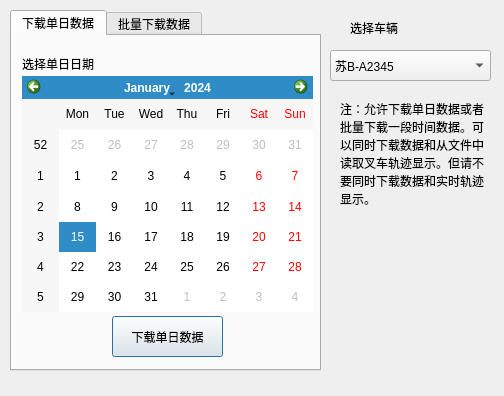
<?xml version="1.0" encoding="UTF-8"?>
<ui version="4.0">
 <class>DialogReadFile</class>
 <widget class="QDialog" name="DialogReadFile">
  <property name="geometry">
   <rect>
    <x>0</x>
    <y>0</y>
    <width>504</width>
    <height>396</height>
   </rect>
  </property>
  <property name="windowTitle">
   <string>Dialog</string>
  </property>
  <widget class="QComboBox" name="comboBox">
   <property name="geometry">
    <rect>
     <x>330</x>
     <y>50</y>
     <width>161</width>
     <height>31</height>
    </rect>
   </property>
   <item>
    <property name="text">
     <string>苏B-A2345</string>
    </property>
   </item>
   <item>
    <property name="text">
     <string>苏B-A5339</string>
    </property>
   </item>
  </widget>
  <widget class="QLabel" name="label_2">
   <property name="geometry">
    <rect>
     <x>350</x>
     <y>20</y>
     <width>72</width>
     <height>15</height>
    </rect>
   </property>
   <property name="text">
    <string>选择车辆</string>
   </property>
  </widget>
  <widget class="QLabel" name="label_5">
   <property name="geometry">
    <rect>
     <x>340</x>
     <y>100</y>
     <width>151</width>
     <height>121</height>
    </rect>
   </property>
   <property name="text">
    <string>注：允许下载单日数据或者批量下载一段时间数据。可以同时下载数据和从文件中读取叉车轨迹显示。但请不要同时下载数据和实时轨迹显示。</string>
   </property>
   <property name="alignment">
    <set>Qt::AlignLeading|Qt::AlignLeft|Qt::AlignTop</set>
   </property>
   <property name="wordWrap">
    <bool>true</bool>
   </property>
  </widget>
  <widget class="QTabWidget" name="tabWidget">
   <property name="geometry">
    <rect>
     <x>10</x>
     <y>10</y>
     <width>311</width>
     <height>361</height>
    </rect>
   </property>
   <property name="currentIndex">
    <number>0</number>
   </property>
   <widget class="QWidget" name="tab">
    <attribute name="title">
     <string>下载单日数据</string>
    </attribute>
    <widget class="QLabel" name="label">
     <property name="geometry">
      <rect>
       <x>10</x>
       <y>20</y>
       <width>101</width>
       <height>16</height>
      </rect>
     </property>
     <property name="text">
      <string>选择单日日期</string>
     </property>
    </widget>
    <widget class="QCalendarWidget" name="calendarWidget">
     <property name="geometry">
      <rect>
       <x>10</x>
       <y>40</y>
       <width>291</width>
       <height>236</height>
      </rect>
     </property>
    </widget>
    <widget class="QPushButton" name="btnReadFileSet">
     <property name="geometry">
      <rect>
       <x>100</x>
       <y>280</y>
       <width>111</width>
       <height>41</height>
      </rect>
     </property>
     <property name="text">
      <string>下载单日数据</string>
     </property>
    </widget>
   </widget>
   <widget class="QWidget" name="tab_2">
    <attribute name="title">
     <string>批量下载数据</string>
    </attribute>
    <widget class="QLabel" name="label_3">
     <property name="geometry">
      <rect>
       <x>10</x>
       <y>20</y>
       <width>251</width>
       <height>16</height>
      </rect>
     </property>
     <property name="text">
      <string>选择日期区间(日期格式如20190601)</string>
     </property>
    </widget>
    <widget class="QLineEdit" name="leFirstDate">
     <property name="geometry">
      <rect>
       <x>10</x>
       <y>50</y>
       <width>113</width>
       <height>21</height>
      </rect>
     </property>
    </widget>
    <widget class="QLineEdit" name="leLastDate">
     <property name="geometry">
      <rect>
       <x>150</x>
       <y>50</y>
       <width>113</width>
       <height>21</height>
      </rect>
     </property>
    </widget>
    <widget class="QLabel" name="label_4">
     <property name="geometry">
      <rect>
       <x>130</x>
       <y>50</y>
       <width>21</width>
       <height>16</height>
      </rect>
     </property>
     <property name="text">
      <string>至</string>
     </property>
    </widget>
    <widget class="QPushButton" name="btnDownloadPeriodData">
     <property name="geometry">
      <rect>
       <x>80</x>
       <y>110</y>
       <width>111</width>
       <height>41</height>
      </rect>
     </property>
     <property name="text">
      <string>下载批量数据</string>
     </property>
    </widget>
   </widget>
  </widget>
 </widget>
 <resources/>
 <connections>
  <connection>
   <sender>btnReadFileSet</sender>
   <signal>clicked()</signal>
   <receiver>DialogReadFile</receiver>
   <slot>close()</slot>
   <hints>
    <hint type="sourcelabel">
     <x>405</x>
     <y>260</y>
    </hint>
    <hint type="destinationlabel">
     <x>260</x>
     <y>149</y>
    </hint>
   </hints>
  </connection>
  <connection>
   <sender>btnDownloadPeriodData</sender>
   <signal>clicked()</signal>
   <receiver>DialogReadFile</receiver>
   <slot>close()</slot>
   <hints>
    <hint type="sourcelabel">
     <x>147</x>
     <y>164</y>
    </hint>
    <hint type="destinationlabel">
     <x>251</x>
     <y>197</y>
    </hint>
   </hints>
  </connection>
 </connections>
</ui>
